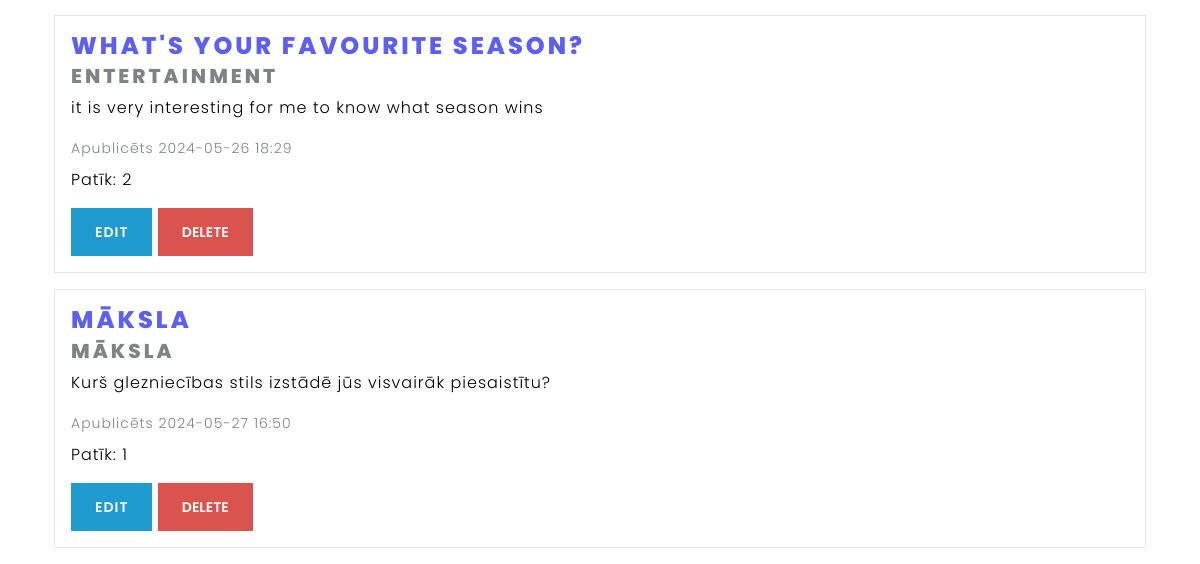
Page /dashboard (signed in, lower part) on the earlier database version.
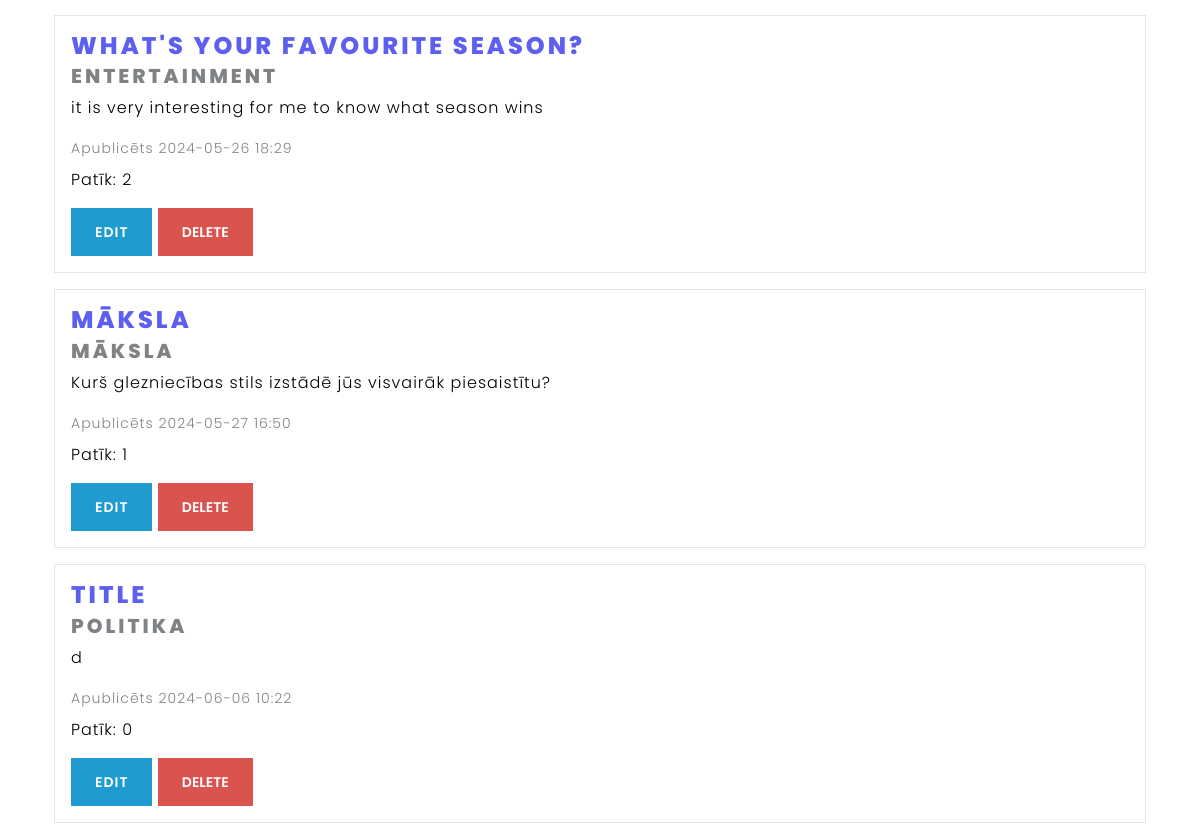
Same page on the later database version.
### models.py (models this page shows, shortened)
class Idea(db.Model):
    id = db.Column(db.Integer, primary_key=True)
    title = db.Column(db.String(200), nullable=False)
    description = db.Column(db.Text, nullable=False)
    category = db.Column(db.String(100), nullable=False)
    date_posted = db.Column(db.DateTime, nullable=False, default=datetime.utcnow)
    user_id = db.Column(db.Integer, db.ForeignKey('user.id'), nullable=False)
    user = db.relationship('User', backref=db.backref('ideas', lazy=True))
    likes = db.relationship('Like', backref='idea', lazy=True)
    comments = db.relationship('Comment', backref='parent_idea', lazy=True)
    idea_votes = db.relationship('Vote', backref='parent_idea_votes', lazy=True)  # Renamed backref to 'parent_idea_votes'
    @property
    def like_count(self):
        return Like.query.filter_by(idea_id=self.id).count()

### app.py (the view)
    @app.route('/dashboard')
    @login_required
    def dashboard():
        user_ideas = Idea.query.filter_by(user_id=current_user.id).all()
        return render_template('dashboard.html', ideas=user_ideas)

### app.py (called while the page is built)
def create_app():
    app = Flask(__name__)
    app.config.from_object('config.Config')
    app.config['SECRET_KEY'] = os.getenv('SECRET_KEY', 'a_hard_to_guess_string')
    csrf = CSRFProtect(app)
    db.init_app(app)
    mail.init_app(app)
    login_manager.init_app(app)
    bcrypt.init_app(app)
    migrate.init_app(app, db)
    csrf.init_app(app)  # Ensure CSRF protection is initialized
    @login_manager.user_loader
    def load_user(user_id):
        return User.query.get(int(user_id))
    def inject_user():
        return dict(current_user=current_user)
    register_routes(app)
    return app

### templates/dashboard.html (shortened to what this page needs)
{% extends "base.html" %}
{% block content %}
<div class="container mt-4">
    {% if ideas %}
        {% for idea in ideas %}
        <div class="card bg-light mb-3">
            <div class="card-body">
                <h5 class="card-title">{{ idea.title }}</h5>
                <h6 class="card-subtitle mb-2 text-muted">{{ idea.category }}</h6>
                <p class="card-text">{{ idea.description }}</p>
                <div class="mb-2">
                    <small class="text-muted">Apublicēts {{ idea.date_posted.strftime('%Y-%m-%d %H:%M') }}</small>
                </div>
                <p>Patīk: {{ idea.like_count }}</p>
                <a href="{{ url_for('edit_idea', idea_id=idea.id) }}" class="btn btn-info">Edit</a>
                <form method="POST" action="{{ url_for('delete_idea', idea_id=idea.id) }}" style="display:inline;">
                    <button type="submit" class="btn btn-danger" onclick="return confirm('Vai esat pārliecināts, ka vēlaties dzēst šo ideju?');">Delete</button>
                </form>
            </div>
        </div>
        {% endfor %}
    {% else %}
    <p>Jums vēl nav ierosinājumu</p>
    {% endif %}
</div>
{% endblock %}

Differences in the rows shown:
added Idea: title "TITLE", category "POLITIKA", description "d", date_posted "2024-06-06 10:22", like_count "0"
